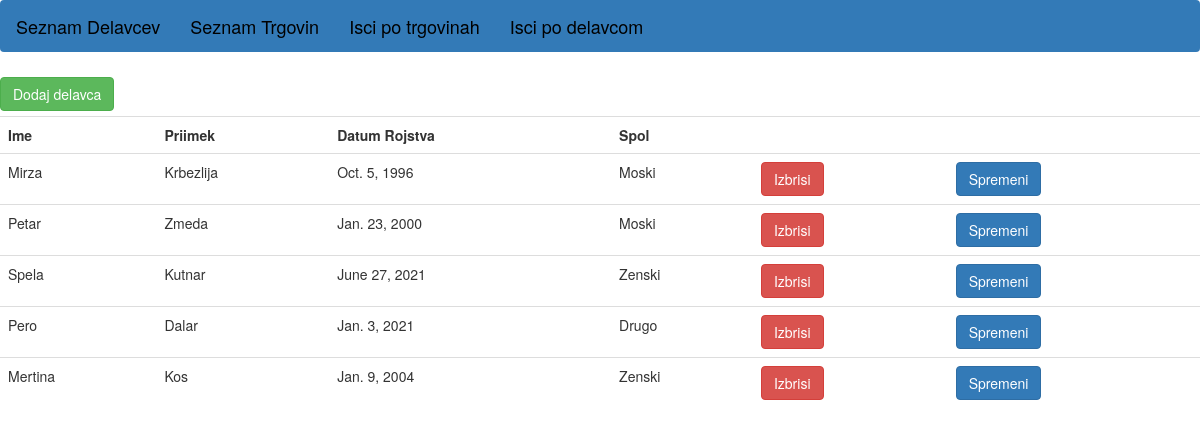
The page / on the database its author committed.
### app/models.py (models this page shows)
class Delavec(models.Model):
    Ime = models.CharField(max_length=200)
    Priimek = models.CharField(max_length=200)
    DatumRojstva = models.DateField()
    Spol = models.CharField(max_length=30)
    trgovina = models.ManyToManyField(Trgovina)

### app/views.py (the view)
# urls.py: path("", views.delavci, name="home"),
def delavci(request):
	if request.method == "POST" and 'delete' in request.POST:
		itemID = int(request.POST['delete'])
		Delavec.objects.get(id=itemID).delete()
	data = Delavec.objects.all()
	return render(request, 'app/delavci.html', {"data": data})

### app/templates/app/delavci.html
{% extends 'app/base.html' %}
{% block content %}
    <a href="/noviDelavec"><button type="button" class="btn btn-success" name="novi" style="margin-top:5px; margin-bottom:5px;">Dodaj delavca</button></a>
	<table class="table table-hover">
		<tr>
		    <th>Ime</th>
		    <th>Priimek</th>
		    <th>Datum Rojstva</th>
		    <th>Spol</th>
		    <th></th>
		    <th></th>
		</tr>
		{% for item in data %}
		<tr name="{{item.id}}">
		    <td>{{ item.Ime }}</td>
		    <td>{{ item.Priimek }}</td>
		    <td>{{ item.DatumRojstva }}</td>
		    <td>{{ item.Spol }}</td>
                <td><form method="POST", action="/"> {% csrf_token %}<button type="submit" class="btn btn-danger" name="delete" value="{{ item.id }}">Izbrisi</button></form></td>
            <td><form method="POST" action="/spremeniD/" > {% csrf_token %}<button type="submit" class="btn btn-primary" name="spremeni" value="{{ item.id }}">Spremeni</button></form></td>
		</tr>
		{% endfor %}
	</table>
{% endblock %}

### app/templates/app/base.html (shortened to what this page needs)
<!DOCTYPE html>
<html>
<head>
    <link rel="stylesheet" href="https://stackpath.bootstrapcdn.com/bootstrap/3.4.1/css/bootstrap.min.css">
 <link rel="stylesheet" href="https://maxcdn.bootstrapcdn.com/bootstrap/3.4.1/css/bootstrap.min.css">
</head>
<body>
{% block nav_bar %}
<nav class="navbar navbar-light bg-primary">
  <a class="navbar-brand" href="/" style="color: black;">Seznam Delavcev</a>
  <a class="navbar-brand" href="/trgovine" style="color: black;">Seznam Trgovin</a>
  <a class="navbar-brand" href="/iskanjePoTrg" style="color: black;">Isci po trgovinah</a>
  <a class="navbar-brand" href="/iskanjePoDel" style="color: black;">Isci po delavcom</a>
</nav>
{% endblock %}
{% block content %}
{% endblock %}
</body>
</html>

### rows shown on the page
Delavec: Ime "Mirza", Priimek "Krbezlija", DatumRojstva "Oct. 5, 1996", Spol "Moski", {{ item.id }} 1 (drawn)
Delavec: Ime "Petar", Priimek "Zmeda", DatumRojstva "Jan. 23, 2000", Spol "Moski", {{ item.id }} 12 (drawn)
Delavec: Ime "Spela", Priimek "Kutnar", DatumRojstva "June 27, 2021", Spol "Zenski", {{ item.id }} 13 (drawn)
Delavec: Ime "Pero", Priimek "Dalar", DatumRojstva "Jan. 3, 2021", Spol "Drugo", {{ item.id }} 14 (drawn)
Delavec: Ime "Mertina", Priimek "Kos", DatumRojstva "Jan. 9, 2004", Spol "Zenski", {{ item.id }} 15 (drawn)
